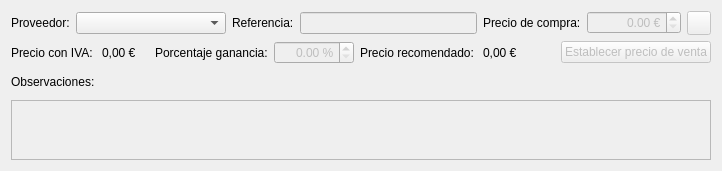
<?xml version="1.0" encoding="UTF-8"?>
<ui version="4.0">
 <class>ProductoProveedorControl</class>
 <widget class="QWidget" name="ProductoProveedorControl">
  <property name="geometry">
   <rect>
    <x>0</x>
    <y>0</y>
    <width>722</width>
    <height>171</height>
   </rect>
  </property>
  <property name="sizePolicy">
   <sizepolicy hsizetype="Preferred" vsizetype="Maximum">
    <horstretch>0</horstretch>
    <verstretch>0</verstretch>
   </sizepolicy>
  </property>
  <property name="windowTitle">
   <string>Form</string>
  </property>
  <layout class="QVBoxLayout" name="verticalLayout_2">
   <item>
    <layout class="QHBoxLayout" name="horizontalLayout">
     <item>
      <widget class="QLabel" name="label">
       <property name="text">
        <string>Proveedor:</string>
       </property>
      </widget>
     </item>
     <item>
      <widget class="QComboBox" name="cmbProveedor">
       <property name="minimumSize">
        <size>
         <width>150</width>
         <height>0</height>
        </size>
       </property>
      </widget>
     </item>
     <item>
      <widget class="QLabel" name="label_2">
       <property name="text">
        <string>Referencia:</string>
       </property>
      </widget>
     </item>
     <item>
      <widget class="QLineEdit" name="txtReferencia">
       <property name="enabled">
        <bool>false</bool>
       </property>
      </widget>
     </item>
     <item>
      <widget class="QLabel" name="label_3">
       <property name="text">
        <string>Precio de compra:</string>
       </property>
      </widget>
     </item>
     <item>
      <widget class="CRelaxedDoubleSpinBox" name="numPrecioCompra">
       <property name="enabled">
        <bool>false</bool>
       </property>
       <property name="minimumSize">
        <size>
         <width>80</width>
         <height>0</height>
        </size>
       </property>
       <property name="alignment">
        <set>Qt::AlignRight|Qt::AlignTrailing|Qt::AlignVCenter</set>
       </property>
       <property name="suffix">
        <string> €</string>
       </property>
       <property name="maximum">
        <double>99999999.989999994635582</double>
       </property>
      </widget>
     </item>
     <item>
      <widget class="QPushButton" name="btnQuitarProveedor">
       <property name="enabled">
        <bool>false</bool>
       </property>
       <property name="minimumSize">
        <size>
         <width>24</width>
         <height>24</height>
        </size>
       </property>
       <property name="maximumSize">
        <size>
         <width>24</width>
         <height>24</height>
        </size>
       </property>
       <property name="text">
        <string/>
       </property>
       <property name="icon">
        <iconset theme="window-close">
         <normaloff>.</normaloff>.</iconset>
       </property>
      </widget>
     </item>
    </layout>
   </item>
   <item>
    <layout class="QHBoxLayout" name="horizontalLayout_2">
     <item>
      <widget class="QLabel" name="label_4">
       <property name="text">
        <string>Precio con IVA:</string>
       </property>
      </widget>
     </item>
     <item>
      <widget class="QLabel" name="txtPrecioConIVA">
       <property name="styleSheet">
        <string notr="true">margin-right: 10px;</string>
       </property>
       <property name="text">
        <string>0,00 €</string>
       </property>
      </widget>
     </item>
     <item>
      <widget class="QLabel" name="label_6">
       <property name="text">
        <string>Porcentaje ganancia:</string>
       </property>
      </widget>
     </item>
     <item>
      <widget class="CRelaxedDoubleSpinBox" name="numPorcentajeGanancia">
       <property name="enabled">
        <bool>false</bool>
       </property>
       <property name="minimumSize">
        <size>
         <width>80</width>
         <height>0</height>
        </size>
       </property>
       <property name="alignment">
        <set>Qt::AlignRight|Qt::AlignTrailing|Qt::AlignVCenter</set>
       </property>
       <property name="suffix">
        <string> %</string>
       </property>
       <property name="maximum">
        <double>9999.989999999999782</double>
       </property>
      </widget>
     </item>
     <item>
      <widget class="QLabel" name="label_7">
       <property name="text">
        <string>Precio recomendado:</string>
       </property>
      </widget>
     </item>
     <item>
      <widget class="QLabel" name="txtPrecioRecomendado">
       <property name="styleSheet">
        <string notr="true">margin-right: 10px;</string>
       </property>
       <property name="text">
        <string>0,00 €</string>
       </property>
      </widget>
     </item>
     <item>
      <spacer name="horizontalSpacer">
       <property name="orientation">
        <enum>Qt::Horizontal</enum>
       </property>
       <property name="sizeHint" stdset="0">
        <size>
         <width>40</width>
         <height>20</height>
        </size>
       </property>
      </spacer>
     </item>
     <item>
      <widget class="QPushButton" name="btnEstablecerPrecioVenta">
       <property name="enabled">
        <bool>false</bool>
       </property>
       <property name="sizePolicy">
        <sizepolicy hsizetype="Fixed" vsizetype="Fixed">
         <horstretch>0</horstretch>
         <verstretch>0</verstretch>
        </sizepolicy>
       </property>
       <property name="text">
        <string>Establecer precio de venta</string>
       </property>
      </widget>
     </item>
    </layout>
   </item>
   <item>
    <layout class="QVBoxLayout" name="verticalLayout">
     <item>
      <widget class="QLabel" name="label_9">
       <property name="text">
        <string>Observaciones:</string>
       </property>
      </widget>
     </item>
     <item>
      <widget class="QPlainTextEdit" name="txtObservaciones">
       <property name="enabled">
        <bool>false</bool>
       </property>
       <property name="minimumSize">
        <size>
         <width>0</width>
         <height>0</height>
        </size>
       </property>
       <property name="maximumSize">
        <size>
         <width>16777215</width>
         <height>60</height>
        </size>
       </property>
      </widget>
     </item>
    </layout>
   </item>
  </layout>
 </widget>
 <customwidgets>
  <customwidget>
   <class>CRelaxedDoubleSpinBox</class>
   <extends>QDoubleSpinBox</extends>
   <header>crelaxeddoublespinbox.h</header>
  </customwidget>
 </customwidgets>
 <resources/>
 <connections>
  <connection>
   <sender>btnEstablecerPrecioVenta</sender>
   <signal>clicked()</signal>
   <receiver>ProductoProveedorControl</receiver>
   <slot>btnSetPrecioVentaClicked()</slot>
   <hints>
    <hint type="sourcelabel">
     <x>633</x>
     <y>56</y>
    </hint>
    <hint type="destinationlabel">
     <x>360</x>
     <y>85</y>
    </hint>
   </hints>
  </connection>
  <connection>
   <sender>btnQuitarProveedor</sender>
   <signal>clicked()</signal>
   <receiver>ProductoProveedorControl</receiver>
   <slot>btnQuitarProveedorClicked()</slot>
   <hints>
    <hint type="sourcelabel">
     <x>699</x>
     <y>22</y>
    </hint>
    <hint type="destinationlabel">
     <x>360</x>
     <y>85</y>
    </hint>
   </hints>
  </connection>
 </connections>
 <slots>
  <slot>btnSetPrecioVentaClicked()</slot>
  <slot>btnQuitarProveedorClicked()</slot>
 </slots>
</ui>
